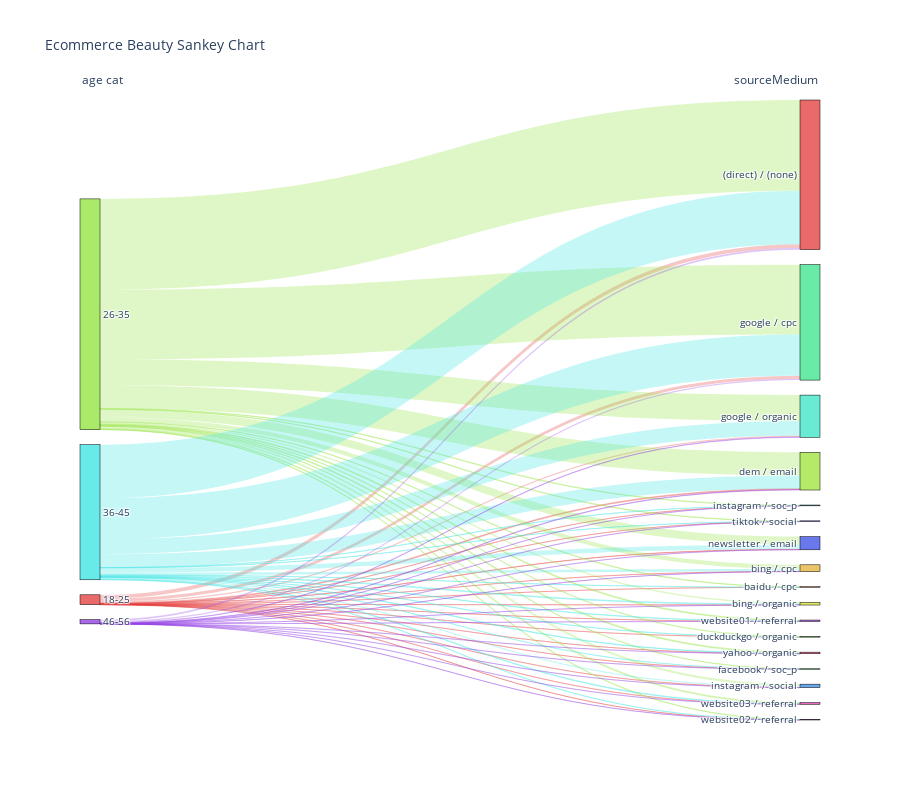

Notebook cell for this chart:
### Code cell
create_sankey(df_beauty, ['age cat', 'sourceMedium'], title="Ecommerce Beauty Sankey Chart")

### Figure 1 — Plotly figure (JSON) as saved in the notebook; plotly's stock layout.template omitted (floating-point values rounded to 4 significant figures)
{"data": [{"link": {"color": ["rgba(229,68,68,0.3)", "rgba(229,68,68,0.3)", "rgba(229,68,68,0.3)", "rgba(229,68,68,0.3)", "rgba(229,68,68,0.3)", "rgba(229,68,68,0.3)", "rgba(229,68,68,0.3)", "rgba(229,68,68,0.3)", "rgba(229,68,68,0.3)", "rgba(229,68,68,0.3)", "rgba(229,68,68,0.3)", "rgba(229,68,68,0.3)", "rgba(229,68,68,0.3)", "rgba(229,68,68,0.3)", "rgba(229,68,68,0.3)", "rgba(229,68,68,0.3)", "rgba(229,68,68,0.3)", "rgba(149,229,68,0.3)", "rgba(149,229,68,0.3)", "rgba(149,229,68,0.3)", "rgba(149,229,68,0.3)", "rgba(149,229,68,0.3)", "rgba(149,229,68,0.3)", "rgba(149,229,68,0.3)", "rgba(149,229,68,0.3)", "rgba(149,229,68,0.3)", "rgba(149,229,68,0.3)", "rgba(149,229,68,0.3)", "rgba(149,229,68,0.3)", "rgba(149,229,68,0.3)", "rgba(149,229,68,0.3)", "rgba(149,229,68,0.3)", "rgba(149,229,68,0.3)", "rgba(149,229,68,0.3)", "rgba(68,229,229,0.3)", "rgba(68,229,229,0.3)", "rgba(68,229,229,0.3)", "rgba(68,229,229,0.3)", "rgba(68,229,229,0.3)", "rgba(68,229,229,0.3)", "rgba(68,229,229,0.3)", "rgba(68,229,229,0.3)", "rgba(68,229,229,0.3)", "rgba(68,229,229,0.3)", "rgba(68,229,229,0.3)", "rgba(68,229,229,0.3)", "rgba(68,229,229,0.3)", "rgba(68,229,229,0.3)", "rgba(68,229,229,0.3)", "rgba(68,229,229,0.3)", "rgba(68,229,229,0.3)", "rgba(149,68,229,0.3)", "rgba(149,68,229,0.3)", "rgba(149,68,229,0.3)", "rgba(149,68,229,0.3)", "rgba(149,68,229,0.3)", "rgba(149,68,229,0.3)", "rgba(149,68,229,0.3)", "rgba(149,68,229,0.3)", "rgba(149,68,229,0.3)", "rgba(149,68,229,0.3)", "rgba(149,68,229,0.3)", "rgba(149,68,229,0.3)", "rgba(149,68,229,0.3)", "rgba(149,68,229,0.3)", "rgba(149,68,229,0.3)", "rgba(149,68,229,0.3)", "rgba(149,68,229,0.3)"], "customdata": ["Path: 18-25 → (direct) / (none)<br>Value: 1963", "Path: 18-25 → baidu / cpc<br>Value: 17", "Path: 18-25 → bing / cpc<br>Value: 91", "Path: 18-25 → bing / organic<br>Value: 56", "Path: 18-25 → dem / email<br>Value: 447", "Path: 18-25 → duckduckgo / organic<br>Value: 10", "Path: 18-25 → facebook / soc_p<br>Value: 3", "Path: 18-25 → google / cpc<br>Value: 1513", "Path: 18-25 → google / organic<br>Value: 550", "Path: 18-25 → instagram / soc_p<br>Value: 7", "Path: 18-25 → instagram / social<br>Value: 46", "Path: 18-25 → newsletter / email<br>Value: 163", "Path: 18-25 → tiktok / social<br>Value: 9", "Path: 18-25 → website01 / referral<br>Value: 21", "Path: 18-25 → website02 / referral<br>Value: 12", "Path: 18-25 → website03 / referral<br>Value: 21", "Path: 18-25 → yahoo / organic<br>Value: 16", "Path: 26-35 → (direct) / (none)<br>Value: 45538", "Path: 26-35 → baidu / cpc<br>Value: 213", "Path: 26-35 → bing / cpc<br>Value: 2086", "Path: 26-35 → bing / organic<br>Value: 844", "Path: 26-35 → dem / email<br>Value: 11586", "Path: 26-35 → duckduckgo / organic<br>Value: 213", "Path: 26-35 → facebook / soc_p<br>Value: 118", "Path: 26-35 → google / cpc<br>Value: 35042", "Path: 26-35 → google / organic<br>Value: 13025", "Path: 26-35 → instagram / soc_p<br>Value: 275", "Path: 26-35 → instagram / social<br>Value: 1040", "Path: 26-35 → newsletter / email<br>Value: 4086", "Path: 26-35 → tiktok / social<br>Value: 250", "Path: 26-35 → website01 / referral<br>Value: 429", "Path: 26-35 → website02 / referral<br>Value: 182", "Path: 26-35 → website03 / referral<br>Value: 467", "Path: 26-35 → yahoo / organic<br>Value: 492", "Path: 36-45 → (direct) / (none)<br>Value: 26840", "Path: 36-45 → baidu / cpc<br>Value: 110", "Path: 36-45 → bing / cpc<br>Value: 1213", "Path: 36-45 → bing / organic<br>Value: 440", "Path: 36-45 → dem / email<br>Value: 6657", "Path: 36-45 → duckduckgo / organic<br>Value: 131", "Path: 36-45 → facebook / soc_p<br>Value: 76", "Path: 36-45 → google / cpc<br>Value: 20730", "Path: 36-45 → google / organic<br>Value: 7429", "Path: 36-45 → instagram / soc_p<br>Value: 126", "Path: 36-45 → instagram / social<br>Value: 639", "Path: 36-45 → newsletter / email<br>Value: 2296", "Path: 36-45 → tiktok / social<br>Value: 118", "Path: 36-45 → website01 / referral<br>Value: 250", "Path: 36-45 → website02 / referral<br>Value: 149", "Path: 36-45 → website03 / referral<br>Value: 344", "Path: 36-45 → yahoo / organic<br>Value: 298", "Path: 46-56 → (direct) / (none)<br>Value: 800", "Path: 46-56 → baidu / cpc<br>Value: 0", "Path: 46-56 → bing / cpc<br>Value: 40", "Path: 46-56 → bing / organic<br>Value: 26", "Path: 46-56 → dem / email<br>Value: 231", "Path: 46-56 → duckduckgo / organic<br>Value: 0", "Path: 46-56 → facebook / soc_p<br>Value: 1", "Path: 46-56 → google / cpc<br>Value: 689", "Path: 46-56 → google / organic<br>Value: 206", "Path: 46-56 → instagram / soc_p<br>Value: 6", "Path: 46-56 → instagram / social<br>Value: 18", "Path: 46-56 → newsletter / email<br>Value: 88", "Path: 46-56 → tiktok / social<br>Value: 1", "Path: 46-56 → website01 / referral<br>Value: 3", "Path: 46-56 → website02 / referral<br>Value: 11", "Path: 46-56 → website03 / referral<br>Value: 4", "Path: 46-56 → yahoo / organic<br>Value: 10"], "hovertemplate": "%{customdata}<extra></extra>", "source": [0, 0, 0, 0, 0, 0, 0, 0, 0, 0, 0, 0, 0, 0, 0, 0, 0, 1, 1, 1, 1, 1, 1, 1, 1, 1, 1, 1, 1, 1, 1, 1, 1, 1, 2, 2, 2, 2, 2, 2, 2, 2, 2, 2, 2, 2, 2, 2, 2, 2, 2, 3, 3, 3, 3, 3, 3, 3, 3, 3, 3, 3, 3, 3, 3, 3, 3, 3], "target": [4, 5, 6, 7, 8, 9, 10, 11, 12, 13, 14, 15, 16, 17, 18, 19, 20, 4, 5, 6, 7, 8, 9, 10, 11, 12, 13, 14, 15, 16, 17, 18, 19, 20, 4, 5, 6, 7, 8, 9, 10, 11, 12, 13, 14, 15, 16, 17, 18, 19, 20, 4, 5, 6, 7, 8, 9, 10, 11, 12, 13, 14, 15, 16, 17, 18, 19, 20], "value": [1963, 17, 91, 56, 447, 10, 3, 1513, 550, 7, 46, 163, 9, 21, 12, 21, 16, 45538, 213, 2086, 844, 11586, 213, 118, 35042, 13025, 275, 1040, 4086, 250, 429, 182, 467, 492, 26840, 110, 1213, 440, 6657, 131, 76, 20730, 7429, 126, 639, 2296, 118, 250, 149, 344, 298, 800, 0, 40, 26, 231, 0, 1, 689, 206, 6, 18, 88, 1, 3, 11, 4, 10]}, "node": {"color": ["rgba(229,68,68,0.8)", "rgba(149,229,68,0.8)", "rgba(68,229,229,0.8)", "rgba(149,68,229,0.8)", "rgba(229,68,68,0.8)", "rgba(229,125,68,0.8)", "rgba(229,182,68,0.8)", "rgba(220,229,68,0.8)", "rgba(163,229,68,0.8)", "rgba(106,229,68,0.8)", "rgba(68,229,87,0.8)", "rgba(68,229,144,0.8)", "rgba(68,229,201,0.8)", "rgba(68,201,229,0.8)", "rgba(68,144,229,0.8)", "rgba(68,87,229,0.8)", "rgba(106,68,229,0.8)", "rgba(163,68,229,0.8)", "rgba(220,68,229,0.8)", "rgba(229,68,182,0.8)", "rgba(229,68,125,0.8)"], "label": ["18-25", "26-35", "36-45", "46-56", "(direct) / (none)", "baidu / cpc", "bing / cpc", "bing / organic", "dem / email", "duckduckgo / organic", "facebook / soc_p", "google / cpc", "google / organic", "instagram / soc_p", "instagram / social", "newsletter / email", "tiktok / social", "website01 / referral", "website02 / referral", "website03 / referral", "yahoo / organic"], "line": {"color": "black", "width": 0.5}, "pad": 15, "thickness": 20}, "type": "sankey"}], "layout": {"annotations": [{"font": {"size": 12}, "showarrow": false, "text": "age cat", "x": 0, "y": 1.05}, {"font": {"size": 12}, "showarrow": false, "text": "sourceMedium", "x": 1, "y": 1.05}], "font": {"size": 10}, "height": 800, "title": {"text": "Ecommerce Beauty Sankey Chart"}}}
